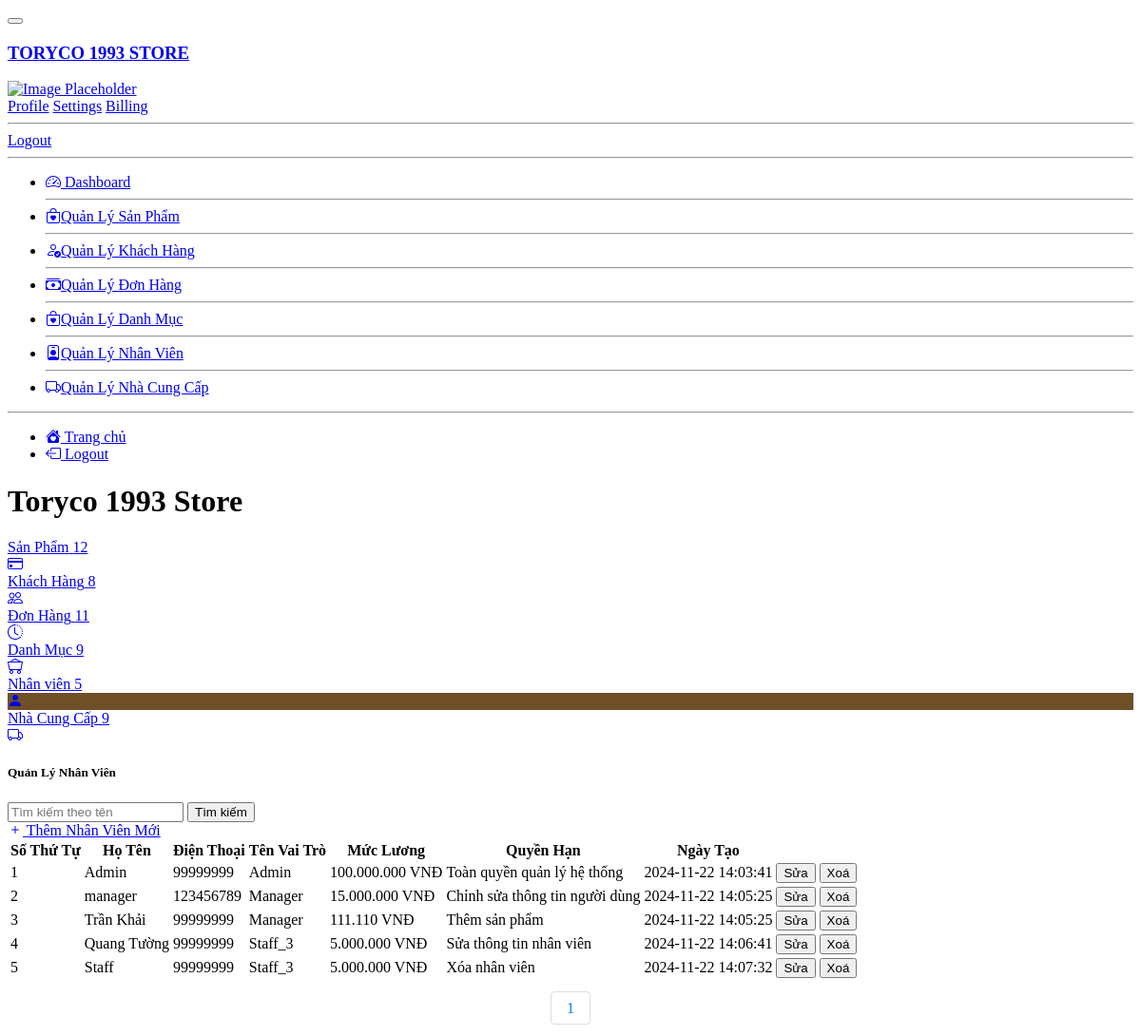
The app's page /Admin/staff/index.php with its own data.
### tables this page shows
CREATE TABLE `role` (
  `id_role` int(11) NOT NULL,
  `role_name` varchar(100) NOT NULL,
  `salary` float NOT NULL,
  `permissions` varchar(255) NOT NULL,
  `created_at` datetime NOT NULL
);

### Admin/staff/index.php (the view, shortened to what the rows shown need)
<?php require_once('../database/dbhelper.php'); ?>
<!DOCTYPE html>
<html lang="en" >
<head>
  <link rel="stylesheet" href="../css/style.css">
  <link rel="stylesheet" type="text/css" href="../css/page.css">
  <link href="https://cdn.jsdelivr.net/npm/@sweetalert2/theme-dark@4/dark.css" rel="stylesheet">
  <link rel="stylesheet" href="../public/css/hover.css">
</head>
<body>
<div class="d-flex flex-column flex-lg-row h-lg-full bg-surface-secondary">
    <div class="h-screen flex-grow-1 overflow-y-lg-auto">
        <header class="bg-surface-primary border-bottom pt-6">
            <div class="container-fluid">
                <div class="mb-npx">
                    <div class="row align-items-center">
                        <div class="col-sm-6 col-12 mb-4 mb-sm-0">
                            <h1 class="h2 mb-0 ls-tight"> Toryco 1993 Store</h1>
                        </div>
                    </div>
                </div>
            </div>
        </header>
        <main class="py-6 bg-surface-secondary">
            <div class="container-fluid">
                <div class="row g-6 mb-6">
            <div class="card shadow border-0 mb-7">
        <div class="table-responsive">
            <table class="table table-hover table-nowrap">
                <thead class="thead-light">
                    <tr>
                        <th scope="col">Số Thứ Tự</th>
                        <th scope="col">Họ Tên</th>
                        <th scope="col">Điện Thoại</th>
                        <th scope="col">Tên Vai Trò</th>
                        <th scope="col">Mức Lương</th>
                        <th scope="col">Quyền Hạn</th>
                        <th scope="col">Ngày Tạo</th>
                        <th></th>
                        <th></th>
                    </tr>
                </thead>
                <tbody>
                    <?php
                        try {
                            $page = isset($_GET['page']) ? $_GET['page'] : 1;
                            $limit = 8;
                            $start = ($page - 1) * $limit;
                            $sql = "
                                SELECT r.*, u.fullname, u.dienthoai,
                                       GROUP_CONCAT(DISTINCT p.des_permissions SEPARATOR ', ') AS des_permissions
                                FROM role r
                                LEFT JOIN user u ON r.id_role = u.role
                                LEFT JOIN permissions p ON r.permissions = p.id_permission
                                WHERE 1=1
                            ";
                            $sql .= " GROUP BY r.id_role LIMIT $start, $limit";
                            $roleList = executeResult($sql);
                            $index = 1;
                            foreach ($roleList as $role) {
                                echo '
                                <tr>
                                    <td>' . ($index++) . '</td>
                                    <td class="text-heading font-semibold">' . $role['fullname'] . '</td>
                                    <td class="text-heading font-semibold">' . $role['dienthoai'] . '</td>
                                    <td class="text-heading font-semibold">' . $role['role_name'] . '</td>
                                    <td class="text-heading font-semibold">' . number_format($role['salary'], 0, ',', '.') . ' VNĐ</td>
                                    <td class="text-heading font-semibold">' . $role['des_permissions'] . '</td>
                                    <td class="text-heading font-semibold">' . $role['created_at'] . '</td>
                                    <td>
                                        <a href="edit.php?id_role=' . $role['id_role'] . '">
                                            <button class="btn btn-warning">Sửa</button>
                                        </a>
                                    </td>
                                    <td>
                                        <button class="btn btn-danger" onclick="deleteRole(' . $role['id_role'] . ')">Xoá</button>
                                    </td>
                                </tr>';
                            }
                        } catch (Exception $e) {
                            die("Lỗi thực thi SQL: " . $e->getMessage());
                        }
                    ?>
            </tbody>
        </table>
    </div>
</div>
        </div>
</body>
</html>

### records on screen
role: fullname "Admin", dienthoai "99999999", role_name "Admin", salary "100.000.000", des_permissions "Toàn quyền quản lý hệ thống", created_at "2024-11-22 14:03:41"
role: fullname "manager", dienthoai "123456789", role_name "Manager", salary "15.000.000", des_permissions "Chỉnh sửa thông tin người dùng", created_at "2024-11-22 14:05:25"
role: fullname "Trần Khải", dienthoai "99999999", role_name "Manager", salary "111.110", des_permissions "Thêm sản phẩm", created_at "2024-11-22 14:05:25"
role: fullname "Quang Tường", dienthoai "99999999", role_name "Staff_3", salary "5.000.000", des_permissions "Sửa thông tin nhân viên", created_at "2024-11-22 14:06:41"
role: fullname "Staff", dienthoai "99999999", role_name "Staff_3", salary "5.000.000", des_permissions "Xóa nhân viên", created_at "2024-11-22 14:07:32"

### other values on screen
mysqli_num_rows($result) "12"
mysqli_num_rows($result) "8"
mysqli_num_rows($result) "11"
mysqli_num_rows($result) "9"
mysqli_num_rows($result) "5"
